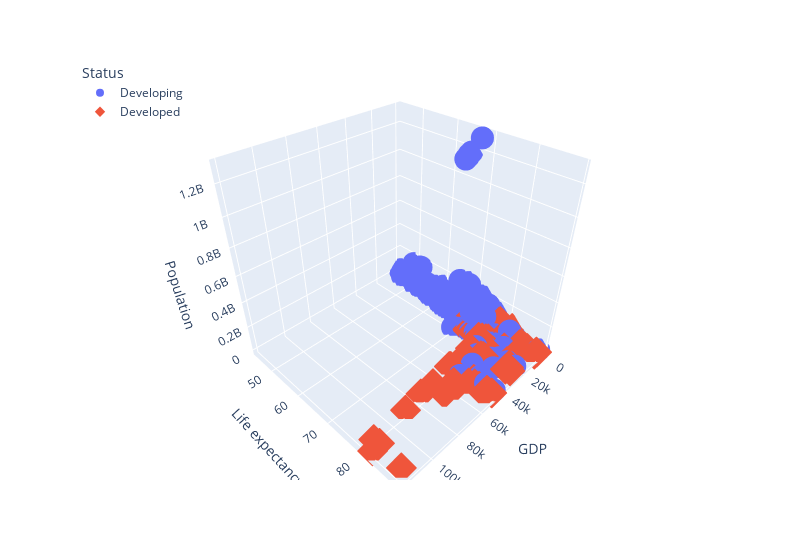

Here is the notebook cell this chart was saved with:
### Markdown cell above
# GDP vs LE vs Population

### Code cell
# Creating a 3D-Scatter
fig = px.scatter_3d(
    df,
    x="GDP",
    y="Life expectancy ",
    z="Population",
    color="Status",
    symbol="Status",
    width=800,
    
)
fig.update_layout(legend=dict(x=0, y=1))
fig.show()

### Figure 1 — Plotly figure (JSON) as saved in the notebook; plotly's stock layout.template omitted (floating-point values rounded to 4 significant figures; data arrays with more than 128 entries replaced by an {"elided": "..."} marker saying what was removed)
{"data": [{"hovertemplate": "Status=Developing<br>GDP=%{x}<br>Life expectancy =%{y}<br>Population=%{z}<extra></extra>", "legendgroup": "Developing", "marker": {"color": "#636efa", "symbol": "circle"}, "mode": "markers", "name": "Developing", "scene": "scene", "showlegend": true, "type": "scatter3d", "x": {"elided": "1407 float values"}, "y": {"elided": "1407 float values"}, "z": {"elided": "1407 float values"}}, {"hovertemplate": "Status=Developed<br>GDP=%{x}<br>Life expectancy =%{y}<br>Population=%{z}<extra></extra>", "legendgroup": "Developed", "marker": {"color": "#EF553B", "symbol": "diamond"}, "mode": "markers", "name": "Developed", "scene": "scene", "showlegend": true, "type": "scatter3d", "x": {"elided": "242 float values"}, "y": {"elided": "242 float values"}, "z": {"elided": "242 int values"}}], "layout": {"legend": {"title": {"text": "Status"}, "tracegroupgap": 0, "x": 0, "y": 1}, "margin": {"t": 60}, "scene": {"domain": {"x": [0, 1], "y": [0, 1]}, "xaxis": {"title": {"text": "GDP"}}, "yaxis": {"title": {"text": "Life expectancy "}}, "zaxis": {"title": {"text": "Population"}}}, "width": 800}}
